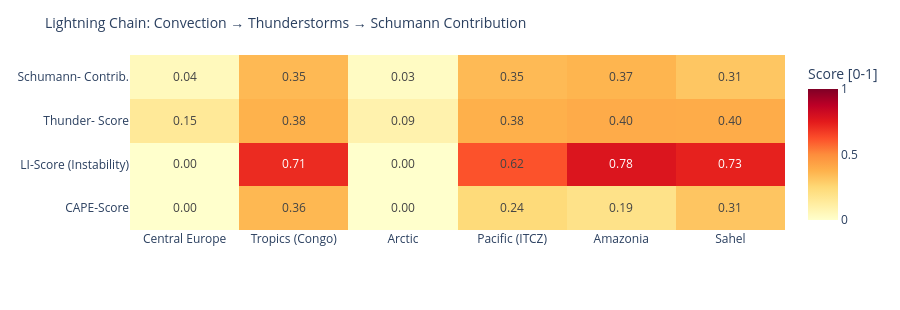

Write notebook code for a chart like this one.
### Code cell
# ============================================================
# LIGHTNING CHAIN: Convection → Thunderstorms → Schumann
# Shows the causal chain per measurement point as heatmap
# ============================================================

def cape_score(v):
    """CAPE → normalized score [0,1]"""
    if v is None or pd.isna(v): return 0.0
    return min(1.0, float(v) / 3000)

def li_score(v):
    """Lifted Index: negative = unstable → score [0,1]"""
    if v is None or pd.isna(v): return 0.3
    return min(1.0, max(0.0, (-float(v) + 6) / 12))

def cloud_score(v):
    if v is None or pd.isna(v): return 0.3
    return float(v) / 100

def thunder_score(row):
    """Kombinierter Gewitterwahrscheinlichkeits-Score
    CAPE + LI + Bedeckung + WMO-Gewitter + konvektiver Niederschlag (showers)
    Hinweis: X-Ray und Kp sind kein Bestandteil – nur geomagn./solarer Kontext.
    """
    cs = cape_score(row.get('cape'))
    ls = li_score(row.get('li'))
    cl = cloud_score(row.get('cloud'))
    t  = 1.0 if row.get('thunderstorm') else 0.0
    # Convective precipitation (showers) as additional indicator
    sh = min(1.0, (row.get('showers') or 0) / 5.0)
    return round(cs * 0.30 + ls * 0.25 + cl * 0.15 + t * 0.20 + sh * 0.10, 3)

def schumann_contribution(t_score, lat):
    """Schumann contribution: higher in tropics (±30°), scaled by thunderstorm score"""
    lat_weight = max(0.3, 1.0 - abs(lat) / 60)
    return round(t_score * lat_weight, 3)

df_atm['cape_score']   = df_atm.apply(lambda r: cape_score(r['cape']), axis=1)
df_atm['li_score']     = df_atm.apply(lambda r: li_score(r['li']),    axis=1)
df_atm['thunder_score']= df_atm.apply(lambda r: thunder_score(r.to_dict()), axis=1)
df_atm['schumann_contribution'] = df_atm.apply(
    lambda r: schumann_contribution(r['thunder_score'], r['lat']), axis=1)

metrics = ['cape_score', 'li_score', 'thunder_score', 'schumann_contribution']
labels  = ['CAPE-Score', 'LI-Score\n(Instability)', 'Thunder-\nScore', 'Schumann-\nContrib.']
z_data  = [df_atm[m].tolist() for m in metrics]

fig = go.Figure(go.Heatmap(
    z=z_data,
    x=df_atm['point'].tolist(),
    y=labels,
    colorscale='YlOrRd',
    zmin=0, zmax=1,
    text=[[f'{v:.2f}' for v in row] for row in z_data],
    texttemplate='%{text}', textfont=dict(size=12),
    colorbar=dict(title='Score [0-1]')
))
fig.update_layout(
    title=dict(text='Lightning Chain: Convection → Thunderstorms → Schumann Contribution', font=dict(size=14)),
    height=310,
    plot_bgcolor='rgba(0,0,0,0)', paper_bgcolor='rgba(0,0,0,0)',
    margin=dict(l=130, r=80, t=55, b=80)
)
fig.show()

### Figure 1 — Plotly figure (JSON) as saved in the notebook; plotly's stock layout.template omitted (floating-point values rounded to 4 significant figures)
{"data": [{"colorbar": {"title": {"text": "Score [0-1]"}}, "colorscale": [[0.0, "rgb(255,255,204)"], [0.125, "rgb(255,237,160)"], [0.25, "rgb(254,217,118)"], [0.375, "rgb(254,178,76)"], [0.5, "rgb(253,141,60)"], [0.625, "rgb(252,78,42)"], [0.75, "rgb(227,26,28)"], [0.875, "rgb(189,0,38)"], [1.0, "rgb(128,0,38)"]], "text": [["0.00", "0.36", "0.00", "0.24", "0.19", "0.31"], ["0.00", "0.71", "0.00", "0.62", "0.78", "0.73"], ["0.15", "0.38", "0.09", "0.38", "0.40", "0.40"], ["0.04", "0.35", "0.03", "0.35", "0.37", "0.31"]], "textfont": {"size": 12}, "texttemplate": "%{text}", "type": "heatmap", "x": ["Central Europe", "Tropics (Congo)", "Arctic", "Pacific (ITCZ)", "Amazonia", "Sahel"], "y": ["CAPE-Score", "LI-Score\n(Instability)", "Thunder-\nScore", "Schumann-\nContrib."], "z": [[0.0, 0.3567, 0.0, 0.2367, 0.1933, 0.3133], [0.0, 0.7083, 0.0, 0.6167, 0.775, 0.7333], [0.15, 0.376, 0.087, 0.381, 0.399, 0.396], [0.045, 0.351, 0.026, 0.349, 0.366, 0.31]], "zmax": 1, "zmin": 0}], "layout": {"height": 310, "margin": {"b": 80, "l": 130, "r": 80, "t": 55}, "paper_bgcolor": "rgba(0,0,0,0)", "plot_bgcolor": "rgba(0,0,0,0)", "title": {"font": {"size": 14}, "text": "Lightning Chain: Convection → Thunderstorms → Schumann Contribution"}}}
